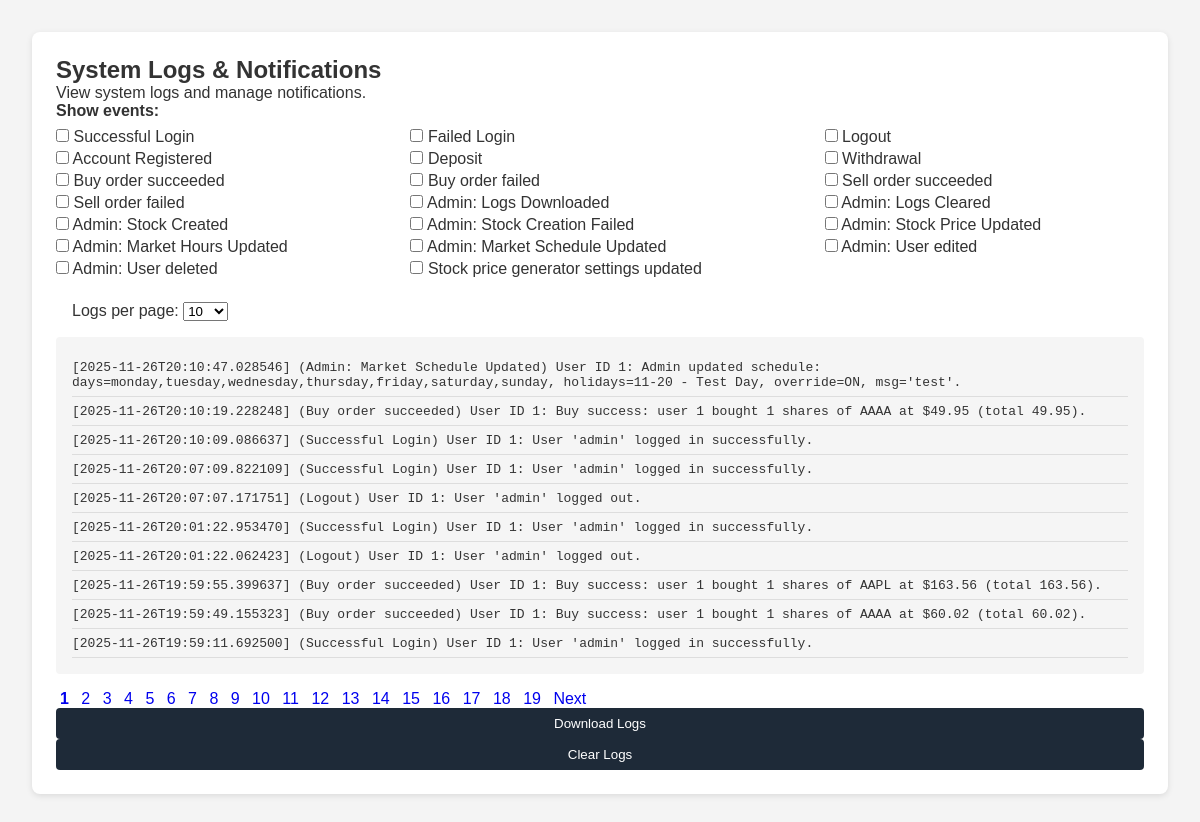
Page /admin/market/logs (signed in) on the committed database.
### tables this page shows
CREATE TABLE logs (
    log_id INTEGER PRIMARY KEY AUTOINCREMENT,
    timestamp TEXT DEFAULT (DATETIME('now')),
    user_id INTEGER,
    type INTEGER NOT NULL,
    details TEXT,
    FOREIGN KEY (user_id) REFERENCES users(user_id)
);

### app.py (the view)
@app.route('/admin/market/logs')
def admin_logs():
    check = require_admin()
    if check:
        return check
    page = int(request.args.get('page', 1))
    per_page = int(request.args.get('per_page', 10))
    selected_types = request.args.getlist("type")  # list of strings
    conn = get_db_connection()
    base_query = "FROM logs"
    params = []
    if selected_types:
        placeholders = ",".join("?" for _ in selected_types)
        base_query += f" WHERE type IN ({placeholders})"
        params.extend(int(t) for t in selected_types)
    count_query = "SELECT COUNT(*) " + base_query
    total_logs = conn.execute(count_query, params).fetchone()[0]
    offset = (page - 1) * per_page
    log_query = (
        "SELECT * " + base_query +
        " ORDER BY timestamp DESC LIMIT ? OFFSET ?"
    )
    logs = conn.execute(log_query, params + [per_page, offset]).fetchall()
    conn.close()
    event_types = {
        1: "Successful Login",
        2: "Failed Login",
        3: "Logout",
        4: "Account Registered",
        10: "Deposit",
        11: "Withdrawal",
        30: "Buy order succeeded",
        31: "Buy order failed",
        32: "Sell order succeeded",
        33: "Sell order failed",
        41: "Admin: Logs Downloaded",
        42: "Admin: Logs Cleared",
        43: "Admin: Stock Created",
        44: "Admin: Stock Creation Failed",
        45: "Admin: Stock Price Updated",
        46: "Admin: Market Hours Updated",
        47: "Admin: Market Schedule Updated",
        48: "Admin: User edited",
        49: "Admin: User deleted",
        50: "Stock price generator settings updated"
    }
    total_pages = (total_logs + per_page - 1) // per_page
    return render_template(
        'admin_logs.html',
        logs=logs,
        page=page,
        per_page=per_page,
        total_pages=total_pages,
        event_types=event_types,
        selected_types=selected_types  # pass list
    )

### app.py (called while the page is built)
def get_db_connection():
    conn = sqlite3.connect(DB_NAME, timeout=5, check_same_thread=False)
    conn.row_factory = sqlite3.Row
    conn.execute("PRAGMA journal_mode=WAL;")
    conn.execute("PRAGMA busy_timeout = 5000;")
    return conn

def require_admin():
    if 'user_id' not in session:
        flash("You must be logged in.", "error")
        return redirect(url_for('login'))
    conn = get_db_connection()
    user = conn.execute(
        'SELECT is_admin FROM users WHERE user_id = ?',
        (session['user_id'],)
    ).fetchone()
    conn.close()
    if not user:
        flash("User not found.", "error")
        return redirect(url_for('login'))
    is_admin = user['is_admin'] if 'is_admin' in user.keys() else 0
    if int(is_admin) != 1:
        flash("Administrator access required.", "error")
        if 'user_id' in session:
            return redirect(url_for('dashboard', user_id=session.get('user_id')))
        return redirect(url_for('login'))
    return None

### templates/admin_logs.html (shortened to what this page needs)
<!DOCTYPE html>
<html lang="en">
<head>
  <link rel="stylesheet" href="{{ url_for('static', filename='styles.css') }}">
</head>
<body>
<main>
<section class="panel">
  <h2>System Logs & Notifications</h2>
  <p>View system logs and manage notifications.</p>
  <form method="get" id="filterForm" style="margin-bottom: 1em;">
    <label><strong>Show events:</strong></label>
    <div class="checkbox-grid">
      {% for id, label in event_types.items() %}
        <label>
          <input type="checkbox"
                 name="type"
                 value="{{ id }}"
                 onchange="document.getElementById('filterForm').submit()">
          {{ label }}
        </label>
      {% endfor %}
    </div>
    <label style="margin-left: 1em; margin-top: 1em; display:block;">
      Logs per page:
      <select name="per_page" onchange="this.form.submit()">
        {% for n in [10,25,50,100] %}
          <option value="{{ n }}" {% if per_page==n %}selected{% endif %}>{{ n }}</option>
        {% endfor %}
      </select>
    </label>
  </form>
  <div style="background: #f5f5f5; padding: 1em; border-radius: 4px; max-height: 400px; overflow-y: auto;">
    {% for log in logs %}
      <div class="log-entry">
        [{{ log['timestamp'] }}] ({{ event_types.get(log['type'], 'Unknown') }})
        {% if log['user_id'] %}User ID {{ log['user_id'] }}{% endif %}: {{ log['details'] }}
      </div>
    {% else %}
      <div>No logs found.</div>
    {% endfor %}
  </div>
  <div class="pagination">
    {% for p in range(1, total_pages+1) %}
      <a href="?page={{ p }}&per_page={{ per_page }}{% for t in selected_types %}&type={{ t }}{% endfor %}"
         class="{% if p==page %}active{% endif %}">
         {{ p }}
      </a>
    {% endfor %}
    {% if page < total_pages %}
      <a href="?page={{ page+1 }}&per_page={{ per_page }}{% for t in selected_types %}&type={{ t }}{% endfor %}">
        Next
      </a>
    {% endif %}
  </div>
  <form action="{{ url_for('admin_logs_download') }}" method="get">
    <button type="submit" class="btn btn-primary">
       Download Logs
    </button>
  </form>
  <form action="{{ url_for('admin_logs_clear') }}" method="post"
        onsubmit="return confirm('Are you sure you want to clear all logs?');">
    <button type="submit" class="btn btn-danger">
       Clear Logs
    </button>
  </form>
</section>
</main>
</body>
</html>

### static/styles.css (style rules this page uses)
* { margin: 0; padding: 0; box-sizing: border-box; font-family: Arial, sans-serif; }
body { background-color: #f4f4f4; color: #333; }
main { padding: 2em; }
.panel { background: #fff; padding: 1.5em; margin-bottom: 2em; border-radius: 8px; box-shadow: 0 2px 6px rgba(0,0,0,0.1); }
form { display: flex; flex-direction: column; gap: 0.5em; }
input { padding: 0.5em; border: 1px solid #ccc; border-radius: 4px; }
button { padding: 0.6em 1em; border: none; background: #1e2a38; color: #fff; border-radius: 4px; cursor: pointer; }
* { margin:0;padding:0;box-sizing:border-box;font-family:Arial, sans-serif }
body { background:#f4f4f4;color:#333 }
main { padding:2em }
.panel { background:#fff;padding:1.5em;margin-bottom:2em;border-radius:8px;box-shadow:0 2px 6px rgba(0,0,0,.1) }

### templates/admin_logs.html (style rules this page uses)
.log-entry { padding: 0.5em 0; border-bottom: 1px solid #ddd; font-family: monospace; }
.pagination { margin-top: 1em; }
.pagination a { margin: 0 0.25em; text-decoration: none; }
.pagination a.active { font-weight: bold; }
.checkbox-grid { display: grid; grid-template-columns: repeat(3, auto); gap: 4px 20px; }

### rows in the picture
logs: timestamp "2025-11-26T20:10:47.028546", get "Admin: Market Schedule Updated", user_id "1", details "Admin updated schedule: days=monday,tuesday,wednesday,thursday,friday,saturday,sunday, holidays=11-20 - Test Day, override=ON, msg='test'."
logs: timestamp "2025-11-26T20:10:19.228248", get "Buy order succeeded", user_id "1", details "Buy success: user 1 bought 1 shares of AAAA at $49.95 (total 49.95)."
logs: timestamp "2025-11-26T20:10:09.086637", get "Successful Login", user_id "1", details "User 'admin' logged in successfully."
logs: timestamp "2025-11-26T20:07:09.822109", get "Successful Login", user_id "1", details "User 'admin' logged in successfully."
logs: timestamp "2025-11-26T20:07:07.171751", get "Logout", user_id "1", details "User 'admin' logged out."
logs: timestamp "2025-11-26T20:01:22.953470", get "Successful Login", user_id "1", details "User 'admin' logged in successfully."
logs: timestamp "2025-11-26T20:01:22.062423", get "Logout", user_id "1", details "User 'admin' logged out."
logs: timestamp "2025-11-26T19:59:55.399637", get "Buy order succeeded", user_id "1", details "Buy success: user 1 bought 1 shares of AAPL at $163.56 (total 163.56)."
logs: timestamp "2025-11-26T19:59:49.155323", get "Buy order succeeded", user_id "1", details "Buy success: user 1 bought 1 shares of AAAA at $60.02 (total 60.02)."
logs: timestamp "2025-11-26T19:59:11.692500", get "Successful Login", user_id "1", details "User 'admin' logged in successfully."

### other values in the picture
{{ label }} "Successful Login" "Failed Login" "Logout" "Account Registered" "Deposit" "Withdrawal" "Buy order succeeded" "Buy order failed" "Sell order succeeded" "Sell order failed" "Admin: Logs Downloaded" "Admin: Logs Cleared" "Admin: Stock Created" "Admin: Stock Creation Failed" "Admin: Stock Price Updated" "Admin: Market Hours Updated" "Admin: Market Schedule Updated" "Admin: User edited" "Admin: User deleted" "Stock price generator settings updated"
{{ p }} "1" "2" "3" "4" "5" "6" "7" "8" "9" "10" "11" "12" "13" "14" "15" "16" "17" "18" "19"
form field per_page "10"
